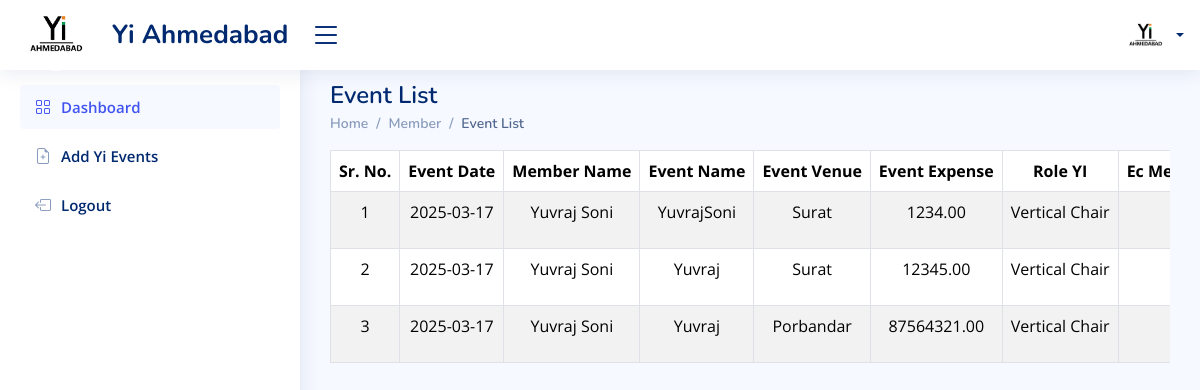
The app's page /member/event-list (signed in), older data.
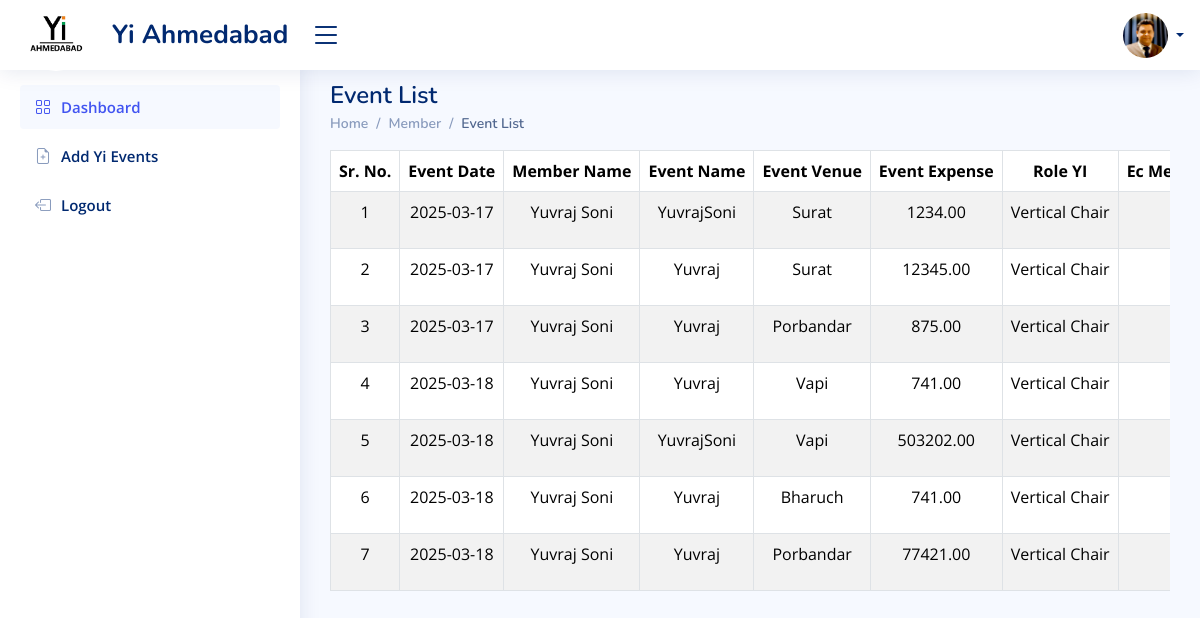
The same page, newer data.
### admin_app/models.py (models this page shows, shortened)
class LoginSide(AbstractUser):
    id = models.UUIDField(primary_key=True,default=uuid.uuid4,editable=False,db_index=True)
    login_role = models.ManyToManyField(Login_Role,verbose_name = "LoginRole")
    first_name = models.CharField(max_length=200,null=True,verbose_name = "FirstName")
    last_name = models.CharField(max_length=200)
    email = models.EmailField(max_length=200,unique=True,validators=[validate_email])
    photo = models.ImageField(upload_to='user_photo/', null=True, blank=True ,default='img.png')
    yi_role = models.CharField(max_length=200,null=True)
    phone_number = models.CharField(
        max_length=10,  # This will accommodate international numbers
        default='0',
        validators=[
            RegexValidator(
                regex=r'^(\+91[\-\s]?)?[0]?(91)?[789]\d{9}$',  # This is the regex for validating the phone number
                message="Enter a valid phone number.",
                code="invalid_phone"
            ),
        ],
    )

### manager_app/models.py (models this page shows)
class Event_Data(models.Model):
    user = models.ForeignKey(LoginSide, on_delete=models.SET_NULL, null=True,db_index=True)
    your_name = models.CharField(max_length=50)
    event_name = models.CharField(max_length=200,blank=True)
    event_venue = models.CharField(max_length=200,blank=True)
    event_expense = models.BigIntegerField(blank=True,default=0)
    date = models.CharField(max_length=200)
    role_yi = models.CharField(max_length=200)
    project_vertical = models.CharField(max_length=200)
    project_stakeholder = models.CharField(max_length=200)
    yi_pillar = models.CharField(max_length=200)
    social_link = models.URLField(max_length=300)
    which_SIG = models.CharField(max_length=200,blank=True,null=True)
    event_handle = models.CharField(max_length=200,blank=True,null=True)
    total_impact = models.BigIntegerField(blank=True,default=1)
    school = models.CharField(max_length=200,blank=True,null=True)
    collage = models.CharField(max_length=200,blank=True,null=True)
    associate_partner = models.CharField(max_length=200,null=True,blank=True)

### manager_app/views.py (the view)
# urls.py: path('event-list',event_list,name='event-list'),
@login_required(login_url='index')
def event_list(request):
    user = request.user
    all_event = Event_Data.objects.filter(user=user)
    context = {
        'user': user,
        'k1': all_event
    }
    return render(request, 'member/event_list.html', context)

### manager_app/templates/member/event_list.html (shortened to what this page needs)
{% load static %}
<!DOCTYPE html>
<html lang="en">
<head>
    <link href="{% static 'assets/vendor/bootstrap/css/bootstrap.min.css' %}" rel="stylesheet">
    <link href="{% static 'assets/vendor/bootstrap-icons/bootstrap-icons.css' %}" rel="stylesheet">
    <link href="{% static 'css/manager_dashboard.css' %}" rel="stylesheet">
    <link href="{% static 'assets/css/style.css' %}" rel="stylesheet">
    <link href="{% static 'assets/css/footer.css' %}" rel="stylesheet">
    <link href="{% static 'css/inputfiled.css' %}" rel="stylesheet">
</head>
<body>
    {% include 'components/header.html' %}
    {% include 'components/side_navbar.html' %}
    <main id="main" class="main">
        <br>
        <div class="pagetitle">
            <h1>Event List</h1></div>
            <nav>
                <ol class="breadcrumb">
                    <li class="breadcrumb-item"><a href="{% url 'manager-dashboard' %}">Home</a></li>
                    <li class="breadcrumb-item">Member</li>
                    <li class="breadcrumb-item active">Event List</li>
                </ol>
            </nav>
        <div class="table-responsive">
            <table class="table table-striped table-bordered" width="100%">
                <thead>
                    <tr class="text-nowrap text-center">
                        <th>Sr. No.</th>
                        <th>Event Date</th>
                        <th>Member Name</th>
                        <th>Event Name</th>
                        <th>Event Venue</th>
                        <th>Event Expense</th>
                        <th>Role YI</th>
                        <th>Ec Members Name</th>
                    </tr>
                </thead>
                <tbody>
                    {% if k1 %}
                        {% for i in k1 %}
                            <tr class="text-nowrap text-center">
                                <td>{{ forloop.counter }}</td>
                                <td>{{ i.date }}</td>
                                <td>{{ i.your_name }}</td>
                                <td>{{ i.event_name }}</td>
                                <td>{{ i.event_venue }}</td>
                                <td>{{ i.event_expense|floatformat:2 }}</td>
                                <td>{{ i.role_yi }}</td>
                                <td>{{ i.event_handle }}<br></td>
                            </tr>
                        {% endfor %}
                    {% else %}
                        <tr>
                            <td colspan="17" class="text-center">No events available</td>
                        </tr>
                    {% endif %}
                </tbody>
            </table>
        </div>
    </main>
</body>
</html>

### manager_app/templates/components/header.html (shortened to what this page needs)
{% load static %}
<header id="header" class="header fixed-top d-flex align-items-center">
    <div class="d-flex align-items-center justify-content-between">
      <a href="{% url 'manager-dashboard' %}" class="logo d-flex align-items-center">
  <img src="{% static 'Image/YIIMG.png' %}" alt="logo img" class="rounded-circle" >
        <span class="d-none d-lg-block">Yi Ahmedabad</span>
      </a>
      <i class="bi bi-list toggle-sidebar-btn"></i>
    </div>
    <nav class="header-nav ms-auto">
      <ul class="d-flex align-items-center">
        <li class="nav-item dropdown pe-3">
          <a class="nav-link nav-profile d-flex align-items-center pe-0" href="#" data-bs-toggle="dropdown">
            <img src="{% if user.photo %}{{ user.photo.url }}{% else %}{% static 'Image/img.png' %}{% endif %}" height="45px" width="45px" alt="Profile" class="rounded-circle">
            <span class="d-none d-md-block dropdown-toggle ps-2"></span>
          </a>
        </li>
      </ul>
    </nav>
  </header>

### manager_app/templates/components/side_navbar.html (shortened to what this page needs)
{% load static %}
<aside id="sidebar" class="sidebar">
    <ul class="sidebar-nav" id="sidebar-nav">
        <li class="nav-item">
            <a class="nav-link " href="{% url 'member-dashbaord' %}">
                <i class="bi bi-grid"></i>
                <span>Dashboard</span>
            </a>
        </li>
        <li class="nav-item">
            <a class="nav-link collapsed " href="{% url 'manager-dashboard' %}">
                <i class="bi bi-file-earmark-plus"></i>
                <span>Add Yi Events</span>
            </a>
        </li>
        <li class="nav-item">
            <a class="nav-link collapsed" href="{% url 'manager-logout' %}">
                <i class="bi bi-box-arrow-left"></i>
                <span>Logout</span>
            </a>
        </li>
    </ul>
</aside>

### admin_app/static/assets/css/style.css (style rules this page uses)
:root { scroll-behavior: smooth; }
body { font-family: "Open Sans", sans-serif; background: #f6f9ff; color: #444444; }
a { color: #4154f1; text-decoration: none; }
h1, h2, h3, h4, h5, h6 { font-family: "Nunito", sans-serif; }
#main { margin-top: 60px; padding: 20px 30px; transition: all 0.3s; }
.pagetitle { margin-top: -23px; display: flex; justify-content: space-between; margin-bottom: 10px; }
.pagetitle h1 { font-size: 24px; margin-bottom: 0; font-weight: 600; color: #012970; }
.breadcrumb { margin-top: -7px; font-size: 14px; font-family: "Nunito", sans-serif; color: #899bbd; font-weight: 600; }
.breadcrumb a { color: #899bbd; transition: 0.3s; }
.breadcrumb .breadcrumb-item::before { color: #899bbd; }
.breadcrumb .active { color: #51678f; font-weight: 600; }
.logo { line-height: 1; height:95px; }
@media (min-width: 1200px) { .logo { width: 280px; } }
.logo img { max-height: 72px; margin-right: 20px; }
.logo span { font-size: 26px; font-weight: 700; color: #012970; font-family: "Nunito", sans-serif; }
.header { transition: all 0.5s; z-index: 997; height: 70px; box-shadow: 0px 2px 20px rgba(1, 41, 112, 0.1); background-color: #fff; padding-left: 20px; }
.header .toggle-sidebar-btn { font-size: 32px; padding-left: 10px; cursor: pointer; color: #012970; }
.header-nav ul { list-style: none; }
.header-nav>ul { margin: 0; padding: 0; }
.header-nav .nav-profile { color: #012970; }
.header-nav .nav-profile img { max-height: 45px; }
.header-nav .nav-profile span { font-size: 14px; font-weight: 600; }
.sidebar { position: fixed; top: 60px; left: 0; bottom: 0; width: 300px; z-index: 996; transition: all 0.3s; padding: 20px; overflow-y: auto; scrollbar-width: thin; scrollbar-color: #aab7cf transparent; box-shadow: 0px 0px 20px rgba(1, 41, 112, 0.1); background-color: #fff; }
@media (min-width: 1200px) { #main, #footer { margin-left: 300px; } }
.sidebar-nav { padding: 0; margin: 0; list-style: none; }
.sidebar-nav li { padding: 0; margin: 0; list-style: none; }
.sidebar-nav .nav-item { margin-bottom: 5px; }
.sidebar-nav .nav-link { display: flex; align-items: center; font-size: 15px; font-weight: 600; color: #4154f1; transition: 0.3; background: #f6f9ff; padding: 10px 15px; border-radius: 4px; }
.sidebar-nav .nav-link i { font-size: 16px; margin-right: 10px; color: #4154f1; }
.sidebar-nav .nav-link.collapsed { color: #012970; background: #fff; }
.sidebar-nav .nav-link.collapsed i { color: #899bbd; }

Row changes from the older to the newer data that the page shows:
changed LoginSide: photo: a different picture
changed Event_Data (number 3 of 7 on the later page): event_expense "87564321.00" → "875.00"
added Event_Data: date "2025-03-18", your_name "Yuvraj Soni", event_name "Yuvraj", event_venue "Vapi", event_expense "741.00", role_yi "Vertical Chair"
added Event_Data: date "2025-03-18", your_name "Yuvraj Soni", event_name "YuvrajSoni", event_venue "Vapi", event_expense "503202.00", role_yi "Vertical Chair"
added Event_Data: date "2025-03-18", your_name "Yuvraj Soni", event_name "Yuvraj", event_venue "Bharuch", event_expense "741.00", role_yi "Vertical Chair"
added Event_Data: date "2025-03-18", your_name "Yuvraj Soni", event_name "Yuvraj", event_venue "Porbandar", event_expense "77421.00", role_yi "Vertical Chair"
